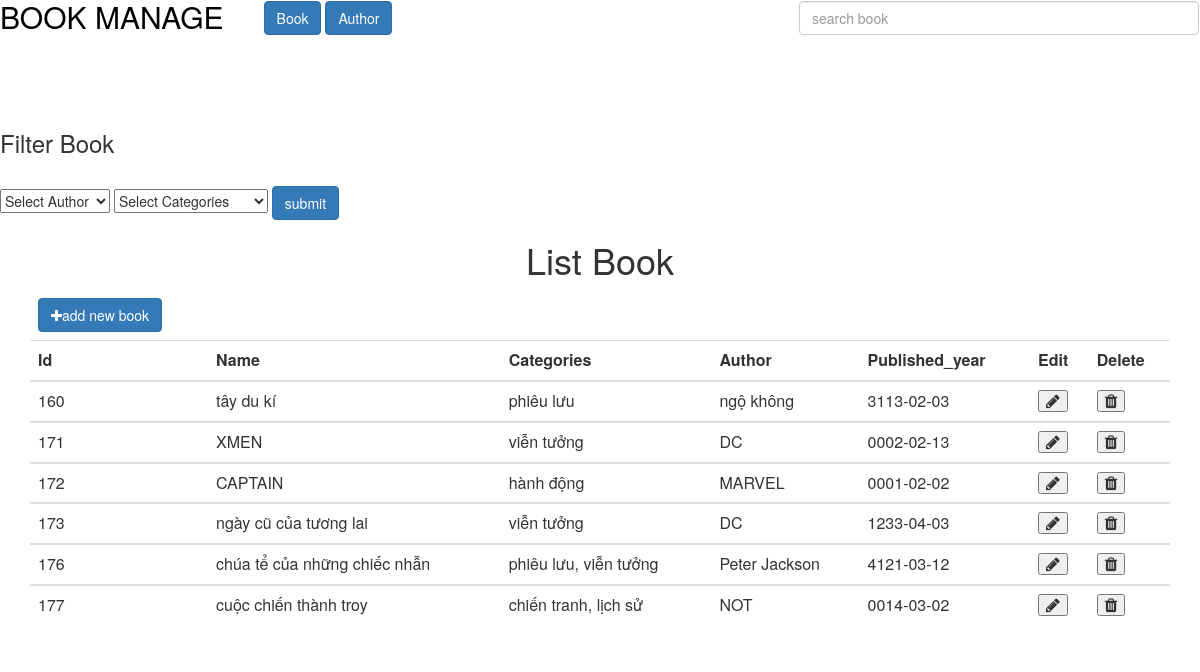
The page / on the database its author committed.
### tables this page shows
CREATE TABLE `book_data` (
  `Id` int(11) NOT NULL,
  `Name` varchar(40) NOT NULL,
  `Categories` varchar(40) NOT NULL,
  `Author` varchar(40) NOT NULL,
  `Published_year` date NOT NULL
);

### index.php (called while the page is built, shortened)
<?php
	include './controller/controller.php';
?>

### model/model.php (called while the page is built, shortened)
<?php
	class model
	{
		function show_book(){
			global $conn;
			$sql = "SELECT * FROM book_data";
			$qr = mysqli_query($conn,$sql);
			$book = array();
			while($assoc = mysqli_fetch_assoc($qr)){
				$book[] = $assoc;
			}
			return $book;
		}
	}
?>

### view/book.php (the view, shortened to what this page needs)
<?php require APP_DIR.'/view/header.php';?>
<body>
	<?php require APP_DIR.'/view/button.php';?>
	<div class="test">
		<h1 style="text-align: center;">List Book</h1>
		<div class='container'>
			<table class='table'>
				<thead>
				<tr>
					<td><button class='add_new_book btn btn-primary'><i class='fa fa-plus' aria-hidden='true'></i>add new book</button></td>
				</tr>
					<tr>
						<th>Id</th>
						<th>Name</th>
						<th>Categories</th>
						<th>Author</th>
						<th>Published_year</th>
						<th>Edit</th>
						<th>Delete</th>
					</tr>
				</thead>
				<?php foreach ($data_array as $assoc){ ?>
					<tbody><tr><td>
					<?php echo  $assoc['Id']; ?>
					</td><td>
					<?php echo  $assoc['Name']; ?>
					</td><td>
					<?php echo  $assoc['Categories']; ?>
					</td><td>
					<?php echo  $assoc['Author']; ?>
					</td><td>
					<?php echo  $assoc['Published_year'];?>
					</td><td><button class='edit_book' id='"<?php echo $assoc['Id']; ?>"'>
					<i class='fa fa-pencil' aria-hidden='true'></i></button></td>
					<td><button class='delete_book' id= '"<?php echo $assoc['Id'];?>"
					'><i class='fa fa-trash' aria-hidden='true'></i></button></td>
				</tr></tbody>
				<?php } ?>
			</table>
		</div>
	</div>
</body>

### controller/controller.php (shortened to what this page needs)
<?php
	require APP_DIR.'/model/model.php';
	class controller
	{
		function show_book(){
			$data_model = new model();
			$data_array = $data_model->show_book();
			require APP_DIR.'/view/book.php';
		}
	}
	if(isset($_GET['action']) && $_GET['action'] == 'add_book'){
		$model = new controller();
		$model->add_book($_GET['name'],$_GET['category'],$_GET['author'],$_GET['year']);
		$data_model = new model();
		$data_array = $data_model->show_book();
		require APP_DIR.'/view/list_book.php';
	}
	elseif(isset($_GET['action']) && $_GET['action'] == 'form_edit_book'){
		$data_model = new model();
		$data_array = $data_model->get_book($_GET['edit']);
		require APP_DIR.'/view/form_edit_book.php';
	}
	elseif(isset($_GET['action']) && $_GET['action'] == 'edit_book'){
		$data_model = new model();
		$data_model->edit_book($_GET['id'],$_GET['name_edit'],$_GET['category'],$_GET['author'],$_GET['year']);
		$data_array = $data_model->show_book();
		require APP_DIR.'/view/list_book.php';
	}
	elseif(isset($_GET['action']) && $_GET['action'] == 'delete_book'){
		$model = new model();
		$model->delete_book($_GET['delete']);
		$data_array = $model->show_book();
		require APP_DIR.'/view/list_book.php';
	}
	elseif(isset($_GET['action']) && $_GET['action'] == 'search'){
		$model = new model();
		$data_array = $model->search_book($_GET['search']);
		require APP_DIR.'/view/list_book.php';
	}
	elseif(isset($_GET['action']) && $_GET['action'] == 'category'){
		$model = new model();
		$data_array = $model->category($_GET['value_author'],$_GET['value_cate']);
		require APP_DIR.'/view/list_book.php';
	}
	elseif(!isset($_GET['action']))
	{
		$book_model = new controller();
		$book_model->show_book();
	}
?>

### view/header.php (shortened to what this page needs)
<head>
	<link rel="stylesheet" type="text/css" href="../book_result/css/css_book.css">
	<link rel="stylesheet" type="text/css" href="../book_result/css/font-awesome/css/font-awesome.min.css">
	<link rel="stylesheet" type="text/css" href="<?php echo './css/bootstrap/css/bootstrap.min.css';?>" >
</head>

### view/button.php (shortened to what this page needs)
	<div class="category">
		<h2 class="navbar-header" style="color: black;margin-right: 40px;margin-top: 0px;">BOOK MANAGE</h2>
		<nav class="navbar navbar-light bg-faded ">
		<form class="form-inline">
			<li class="btn btn-primary" ><span  name="" value="" class="button_book">Book</span></li>
			<li class="btn btn-primary" ><span  name="" value="" class="button_author">Author</span></li>
			<input style="float: right;width: 400px;" type="text" name="" class="search_book form-control mr-sm-10" placeholder= 'search book'></li>
			</form>
		</nav>
		<div class="select">
			<br><br>
			<h3>Filter Book</h3>
			<br>
			<select name="" class="select_author">
				<option value="">Select Author</option>
			</select>
			<select class="select_category" id="">
				<option value="">Select Categories</option>
			</select>
			<input type="submit" name="" class="submit_select btn btn-primary" value="submit" />
		</div>
</div>

### rows shown on the page
book_data: Id "160", Name "tây du kí", Categories "phiêu lưu", Author "ngộ không", Published_year "3113-02-03"
book_data: Id "171", Name "XMEN", Categories "viễn tưởng", Author "DC", Published_year "0002-02-13"
book_data: Id "172", Name "CAPTAIN", Categories "hành động", Author "MARVEL", Published_year "0001-02-02"
book_data: Id "173", Name "ngày cũ của tương lai", Categories "viễn tưởng", Author "DC", Published_year "1233-04-03"
book_data: Id "176", Name "chúa tể của những chiếc nhẫn", Categories "phiêu lưu, viễn tưởng", Author "Peter Jackson", Published_year "4121-03-12"
book_data: Id "177", Name "cuộc chiến thành troy", Categories "chiến tranh, lịch sử", Author "NOT", Published_year "0014-03-02"
